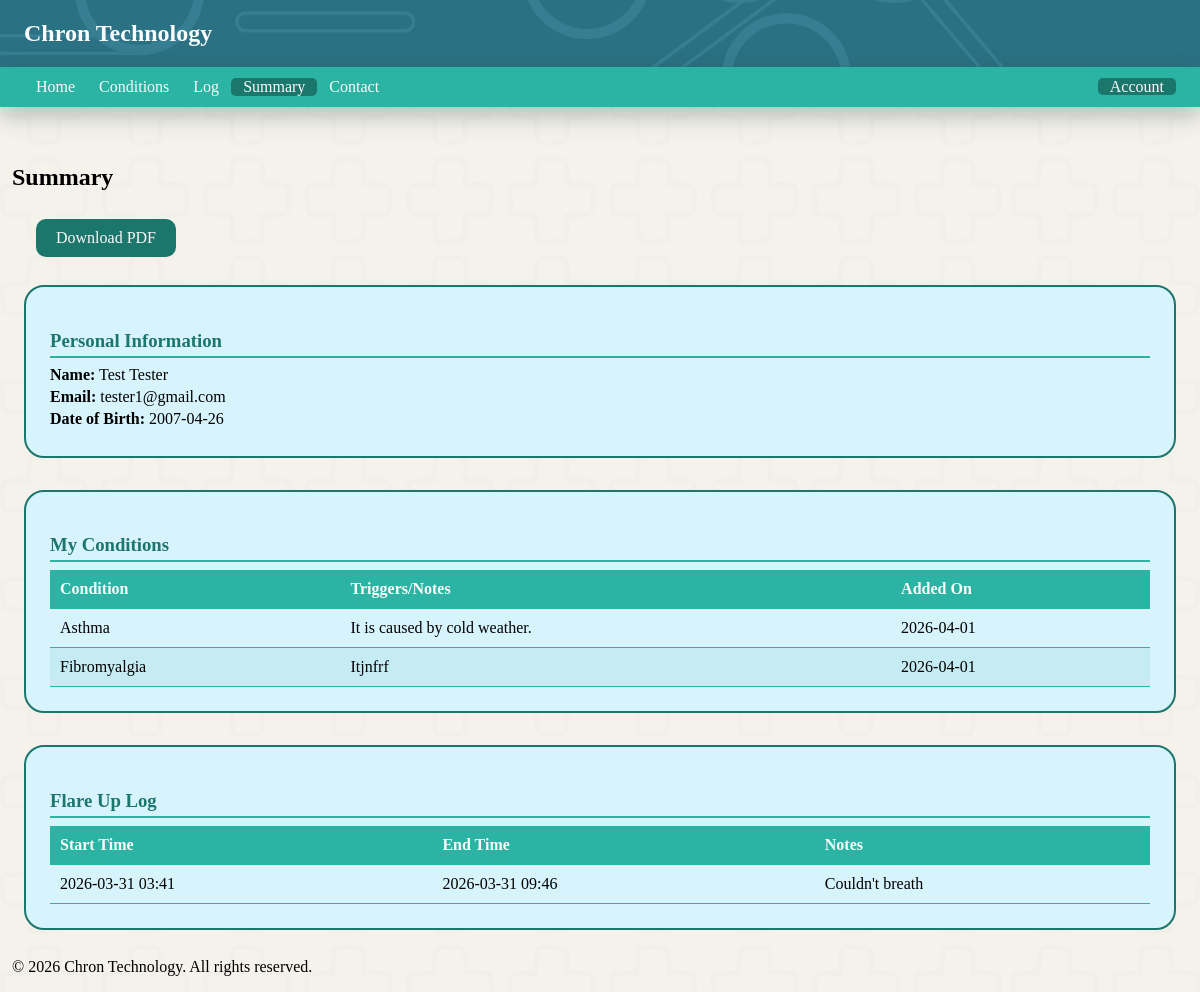
The page /summary (signed in) on the database its author committed.
### tables this page shows
CREATE TABLE users (
        id INTEGER PRIMARY KEY AUTOINCREMENT,
        first_name TEXT NOT NULL,
        last_name TEXT NOT NULL,
        email TEXT UNIQUE NOT NULL,
        password TEXT NOT NULL,
        date_of_birth DATE NOT NULL
    );

CREATE TABLE conditions (
        id INTEGER PRIMARY KEY AUTOINCREMENT,
        user_id INTEGER NOT NULL,
        condition_name TEXT NOT NULL,
        triggers TEXT NULL,
        created_at TIMESTAMP DEFAULT CURRENT_TIMESTAMP,
        FOREIGN KEY (user_id) REFERENCES users(id)
    );

CREATE TABLE flare_ups (
        id INTEGER PRIMARY KEY AUTOINCREMENT,
        user_id INTEGER NOT NULL,
        begin_time DATETIME NOT NULL,
        end_time DATETIME NOT NULL,
        flareup_comment TEXT NULL,
        created_at TIMESTAMP DEFAULT CURRENT_TIMESTAMP,
        FOREIGN KEY (user_id) REFERENCES users(id)
    );

### app.py (the view)
@app.route('/summary')
def summary():
    if not session.get('user_id'):
        flash('Please sign in to view your summary.', 'error')
        return redirect('/signin')
    conn = get_user_conn()
    cursor = conn.cursor()
    cursor.execute(
        'SELECT first_name, last_name, email, date_of_birth FROM users WHERE id = ?',
        (session['user_id'],)
    )
    user = cursor.fetchone()
    user_info = {
        'first_name': user[0],
        'last_name': user[1],
        'email': user[2],
        'date_of_birth': user[3]
    }
    cursor.execute(
        'SELECT condition_name, triggers, created_at FROM conditions WHERE user_id = ? ORDER BY created_at',
        (session['user_id'],)
    )
    conditions = cursor.fetchall()
    cursor.execute(
        'SELECT begin_time, end_time, flareup_comment, created_at FROM flare_ups WHERE user_id = ? ORDER BY begin_time DESC',
        (session['user_id'],)
    )
    flare_ups = cursor.fetchall()
    conn.close()
    return render_template('summary.html', user_info=user_info, conditions=conditions, flare_ups=flare_ups)

### app.py (called while the page is built)
def get_user_conn():
    return sqlite3.connect(USER_DB)

### templates/summary.html (shortened to what this page needs)
<!DOCTYPE html>
<html lang="en">
<head>
    <link rel="stylesheet" href="/static/style.css">
</head>
<body class="index_page">
    <header>
        <nav>
            <h1 class="websitelogo">Chron Technology</h1>
        </nav>
        <div class="topnav">
            <div class="nav-left">
                <a class="notactive_page" href="/">Home</a>
                {% if session.get('user_id') %}
                <a class="notactive_page" href="conditions">Conditions</a>
                <a class="notactive_page" href="log">Log</a>
                <a class="active_page" href="summary">Summary</a>
                <a class="notactive_page" href="contact">Contact</a>
                {% endif %}
            </div>
            <div class="nav-right">
                {% if session.get('user_id') %}
                <div class="dropdown">
                    <span class="dropdown-toggle">Account</span>
                </div>
                {% else %}
                <a class="notactive_page" href="signup">SignUp</a>
                <a class="notactive_page" href="signin">SignIn</a>
                {% endif %}
            </div>
        </div>
    </header>
    <main>
        <section>
            <h2 class="topPageHeadings">Summary</h2>
            <a href="/download_summary" class="download-btn">Download PDF</a>
        </section>
        <div class="summary-container">
            <div class="summary-section">
                <h3>Personal Information</h3>
                <div class="info-grid">
                    <p><strong>Name:</strong> {{ user_info.first_name }} {{ user_info.last_name }}</p>
                    <p><strong>Email:</strong> {{ user_info.email }}</p>
                    <p><strong>Date of Birth:</strong> {{ user_info.date_of_birth }}</p>
                </div>
            </div>
            <div class="summary-section">
                <h3>My Conditions</h3>
                {% if conditions %}
                <table class="summary-table">
                    <thead>
                        <tr>
                            <th>Condition</th>
                            <th>Triggers/Notes</th>
                            <th>Added On</th>
                        </tr>
                    </thead>
                    <tbody>
                        {% for condition in conditions %}
                        <tr>
                            <td>{{ condition[0] }}</td>
                            <td>{{ condition[1] if condition[1] else '-' }}</td>
                            <td>{{ condition[2][:10] if condition[2] else '-' }}</td>
                        </tr>
                        {% endfor %}
                    </tbody>
                </table>
                {% else %}
                <p class="no-data">No conditions recorded yet.</p>
                {% endif %}
            </div>
            <div class="summary-section">
                <h3>Flare Up Log</h3>
                {% if flare_ups %}
                <table class="summary-table">
                    <thead>
                        <tr>
                            <th>Start Time</th>
                            <th>End Time</th>
                            <th>Notes</th>
                        </tr>
                    </thead>
                    <tbody>
                        {% for flare in flare_ups %}
                        <tr>
                            <td>{{ flare[0].replace('T', ' ') if flare[0] else '-' }}</td>
                            <td>{{ flare[1].replace('T', ' ') if flare[1] else '-' }}</td>
                            <td>{{ flare[2] if flare[2] else '-' }}</td>
                        </tr>
                        {% endfor %}
                    </tbody>
                </table>
                {% else %}
                <p class="no-data">No flare ups logged yet.</p>
                {% endif %}
            </div>
        </div>
    </main>
    <footer>
        <p>&copy; 2026 Chron Technology. All rights reserved.</p>
    </footer>
</body>
</html>

### static/style.css (style rules this page uses)
header { position: fixed; top: 0; left: 0; width: 100%; z-index: 1000; background-color: #2a7183; background-image: url('/static/images/header_image.png'); background-repeat: no-repeat; background-size: cover; background-position: center; }
.websitelogo { padding-left: 2vw; }
.topPageHeadings { display: block; padding-bottom: 1vh; }
.index_page { background-color: #f5f2ec; background-image: url('/static/images/chron_tech_background.png'); background-repeat: no-repeat; background-size: cover; background-position: center; background-attachment: fixed; min-height: 100vh; display: flex; flex-direction: column; margin: 0; padding-left: 1vw; padding-right: 1vw; }
main { flex: 1; margin-top: 18vh; }
.websitelogo { color: #fafafa; }
.topnav { background-color:#2BB3A3; height: 5vh; display: flex; align-items: center; justify-content: space-between; box-shadow: 0 8px 25px rgba(26, 58, 53, 0.3); }
.nav-left, .nav-right { display: flex; align-items: center; }
.nav-left { padding-left: 2vw; }
.nav-right { padding-right: 2vw; }
.active_page { color: #fafafa; text-decoration: none; padding-left: 1vw; padding-right: 1vw; background-color: #1b766c; border-radius: 5px; }
.notactive_page { color: #fafafa; text-decoration: none; padding-left: 1vw; padding-right: 1vw; }
.dropdown { position: relative; }
.dropdown-toggle { color: #fafafa; cursor: pointer; padding: 0 1vw; border-radius: 5px; background-color: #1b766c; }
.summary-section { margin-top: 2vh; }
.summary-container { display: flex; flex-direction: column; gap: 2vh; padding: 1vw; }
.summary-section { border: 2px solid #1b766c; border-radius: 20px; background-color: rgb(215, 243, 252); padding: 2vw; }
.summary-section h3 { color: #1b766c; margin-bottom: 1vh; border-bottom: 2px solid #2BB3A3; padding-bottom: 0.5vh; }
.info-grid p { margin: 0.5vh 0; }
.summary-table { width: 100%; border-collapse: collapse; margin-top: 1vh; }
.summary-table th, .summary-table td { padding: 10px; text-align: left; border-bottom: 1px solid #2BB3A3; }
.summary-table th { background-color: #2BB3A3; color: #fafafa; }
.summary-table tr:nth-child(even) { background-color: rgba(43, 179, 163, 0.1); }
.download-btn { display: inline-block; background-color: #1b766c; color: #fafafa; padding: 10px 20px; border-radius: 10px; text-decoration: none; margin-left: 2vw; transition: background-color 0.3s; }
section h2 { display: inline; }

### rows shown on the page
users: first_name "Test", last_name "Tester", email "tester1@gmail.com", date_of_birth "2007-04-26"
conditions: condition_name "Asthma", triggers "It is caused by cold weather.", created_at "2026-04-01"
conditions: condition_name "Fibromyalgia", triggers "Itjnfrf", created_at "2026-04-01"
flare_ups: begin_time "2026-03-31 03:41", end_time "2026-03-31 09:46", flareup_comment "Couldn't breath"
